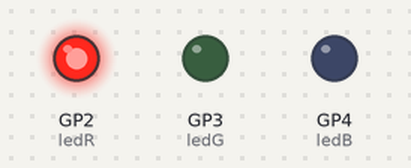
The program below on a simulated Raspberry Pi Pico running MicroPython. Shown: output pins drawn as LEDs (lit = HIGH).

Above: at 1.0 s.
At 3.0 s:
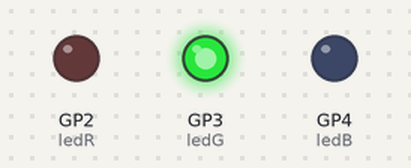
At 5.0 s:
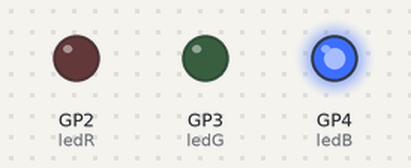
At 6.5 s:
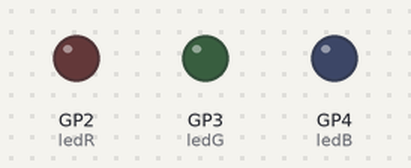
Timing chart, 0 to 9.1 s (numbered marks = the images above):
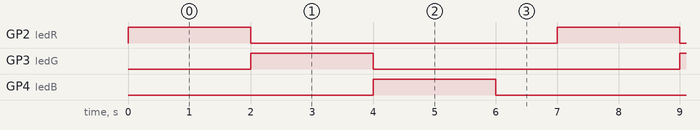

Measured:
- by itself, GP2 (ledR), GP3 (ledG), GP4 (ledB): alternates HIGH for 2.0 s and LOW for 5.0 s
- by itself, everything shown: repeats every 7.0 s, in 4 steps

The program:

TP1_OutNum_4.py
```python
from machine import Pin
import time

ledR = Pin(2, Pin.OUT)
ledG = Pin(3, Pin.OUT)
ledB = Pin(4, Pin.OUT)

while True:
    ledR.on()
    time.sleep(2)
    ledR.off()
    ledG.on()
    time.sleep(2)
    ledG.off()
    ledB.on()
    time.sleep(2)
    ledB.off()
    time.sleep(1)
```
